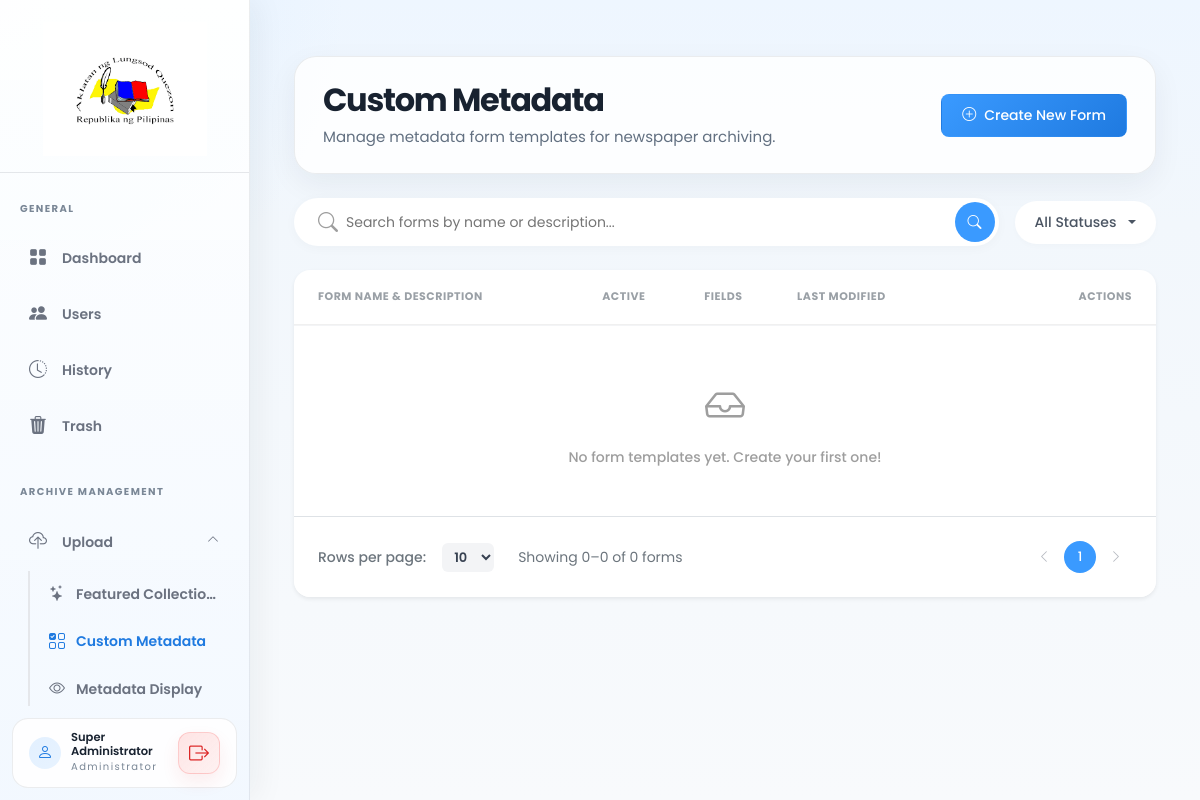
Before: /admin_pages/form-library.php (signed in) with the older database file.
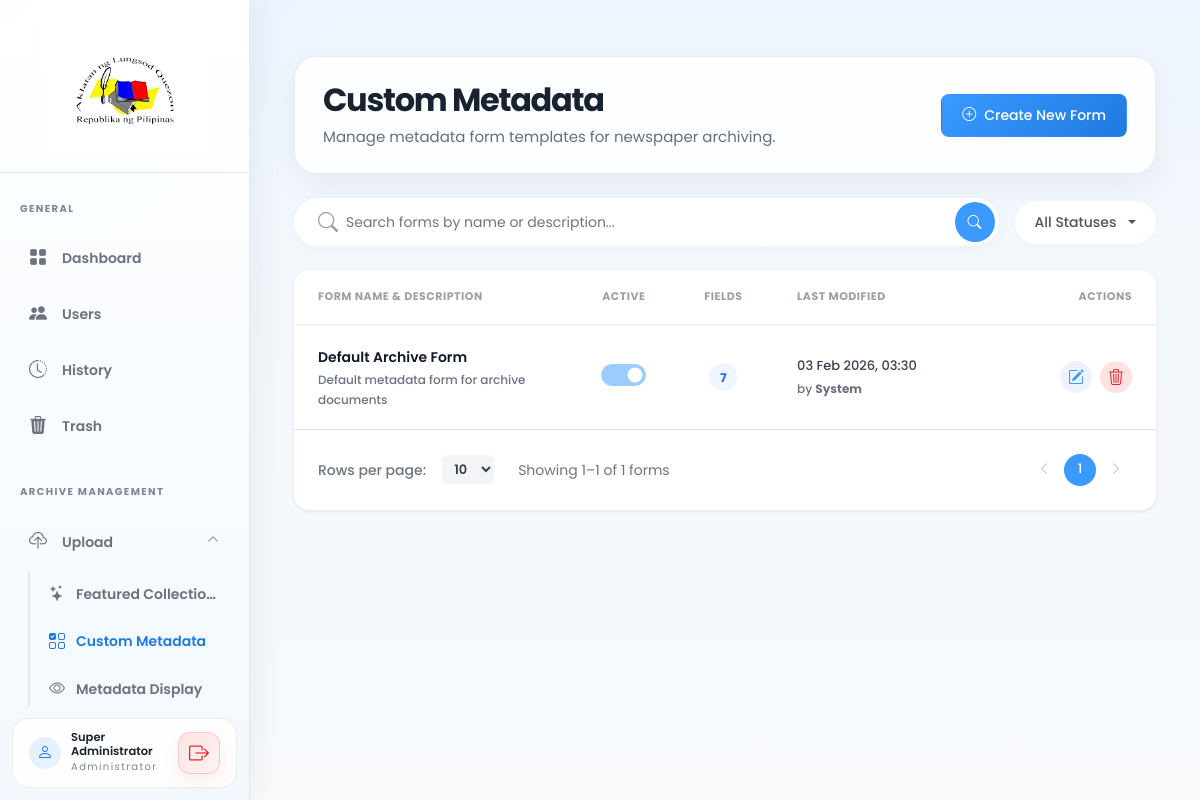
After: the same page with the newer database file.
### tables this page shows
CREATE TABLE IF NOT EXISTS form_templates (
    id INT PRIMARY KEY AUTO_INCREMENT,
    name VARCHAR(255) NOT NULL,
    description TEXT DEFAULT NULL,
    status ENUM('draft', 'active', 'archived') DEFAULT 'draft',
    is_active TINYINT(1) DEFAULT 0 COMMENT '1 = currently active template, 0 = inactive',
    modified_by INT DEFAULT NULL,
    created_at DATETIME DEFAULT CURRENT_TIMESTAMP,
    updated_at DATETIME DEFAULT CURRENT_TIMESTAMP ON UPDATE CURRENT_TIMESTAMP,
    INDEX idx_status (status),
    INDEX idx_is_active (is_active),
    CONSTRAINT fk_form_modified_by FOREIGN KEY (modified_by) REFERENCES users(id) ON DELETE SET NULL
);

### admin_pages/form-library.php (called while the page is built, shortened)
<?php
require_once __DIR__ . '/../backend/core/functions.php';
$search       = trim($_GET['search'] ?? '');
$statusFilter = $_GET['status'] ?? '';
$page         = max(1, intval($_GET['page'] ?? 1));
$limit        = max(1, intval($_GET['limit'] ?? 10));
$offset       = ($page - 1) * $limit;
$where  = '1=1';
$params = [];
$countStmt = $pdo->prepare("SELECT COUNT(*) as total FROM form_templates ft WHERE $where");
$countStmt->execute($params);
$totalForms = $countStmt->fetch()['total'];
$totalPages = max(1, ceil($totalForms / $limit));
$stmt = $pdo->prepare("
    SELECT
        ft.*,
        COUNT(ff.id)  AS field_count,
        u.username    AS modifier_username,
        u.full_name   AS modifier_full_name
    FROM form_templates ft
    LEFT JOIN form_fields ff ON ft.id = ff.form_id
    LEFT JOIN users u ON ft.modified_by = u.id
    WHERE $where
    GROUP BY ft.id
    ORDER BY ft.updated_at DESC
    LIMIT ? OFFSET ?
");
$stmt->execute(array_merge($params, [$limit, $offset]));
$formTemplates = $stmt->fetchAll();
include __DIR__ . '/../views/form-library.php';

### views/form-library.php (the view, shortened to what the changed rows need)
<?php
include __DIR__ . '/layouts/header.php';
?>
<div class="container-fluid py-4">
    <div class="page-header d-flex justify-content-between align-items-center mb-4">
        <div>
            <h1 class="page-title">Custom Metadata</h1>
        </div>
    </div>
    <div class="card border-0 shadow-sm rounded-4 overflow-hidden">
        <div class="table-responsive">
            <table class="table metadata-table mb-0 w-100" id="formTemplatesTable">
                <thead>
                    <tr>
                        <th class="ps-4" style="min-width:280px;">Form Name &amp; Description</th>
                        <th class="text-center" style="width:100px;">Active</th>
                        <th class="text-center" style="width:100px;">Fields</th>
                        <th style="width:210px;">Last Modified</th>
                        <th class="text-end pe-4" style="width:180px;">Actions</th>
                    </tr>
                </thead>
                <tbody>
                    <?php if (empty($formTemplates)): ?>
                        <tr>
                            <td colspan="6" class="text-center py-5">
                                <i class="bi bi-inbox fs-1 d-block mb-2 text-muted"></i>
                                <span class="text-muted">
                                    <?= $search || $statusFilter ? 'No forms match your filters.' : 'No form templates yet. Create your first one!' ?>
                                </span>
                            </td>
                        </tr>
                    <?php else: ?>
                        <?php foreach ($formTemplates as $template): ?>
                            <?php
                                $modifierDisplay = $template['modifier_username']
                                    ? htmlspecialchars($template['modifier_username'])
                                    : 'System';
                                $hn = htmlspecialchars($template['name']);
                                $hd = htmlspecialchars($template['description'] ?? '');
                            ?>
                            <tr class="form-template-row"
                                data-status="<?= htmlspecialchars($template['status']) ?>"
                                data-name="<?= htmlspecialchars(strtolower($template['name'])) ?>">
                                <td class="ps-4">
                                    <div class="form-name-cell"><?= $hn ?></div>
                                    <div class="form-desc-cell"><?= $hd ?: '<em>No description</em>' ?></div>
                                </td>
                                <td class="text-center">
                                    <div class="form-check form-switch d-inline-block">
                                        <input class="form-check-input set-active-toggle" type="checkbox"
                                               role="switch" data-form-id="<?= $template['id'] ?>"
                                               <?= $template['is_active'] ? 'checked disabled' : '' ?>>
                                    </div>
                                </td>
                                <td class="text-center">
                                    <span class="field-count-badge"><?= intval($template['field_count']) ?></span>
                                </td>
                                <td>
                                    <div style="font-size:13px; color:#374151; font-weight:500;">
                                        <?= date('d M Y, H:i', strtotime($template['updated_at'])) ?>
                                    </div>
                                    <div style="font-size:12px; color:#6B7280; margin-top:2px;">
                                        by <strong><?= $modifierDisplay ?></strong>
                                    </div>
                                </td>
                                <td class="text-end pe-4">
                                    <div class="d-flex align-items-center justify-content-end gap-2">
                                        <button class="action-icon-btn btn-edit-custom edit-form"
                                                data-form-id="<?= $template['id'] ?>" title="Edit">
                                            <i class="bi bi-pencil-square"></i>
                                        </button>
                                        <button class="action-icon-btn btn-delete-custom delete-form"
                                                data-form-id="<?= $template['id'] ?>" title="Delete">
                                            <i class="bi bi-trash3"></i>
                                        </button>
                                    </div>
                                </td>
                            </tr>
                        <?php endforeach; ?>
                    <?php endif; ?>
                </tbody>
            </table>
        </div>
        <div class="px-4 py-4 d-flex justify-content-between align-items-center border-top bg-white">
            <div class="d-flex align-items-center gap-3">
                <span class="text-secondary small fw-medium">Rows per page:</span>
                <select class="rows-per-page-select" id="rowsPerPage">
                    <?php foreach ([5, 10, 25] as $opt): ?>
                        <option value="<?= $opt ?>" <?= $limit == $opt ? 'selected' : '' ?>><?= $opt ?></option>
                    <?php endforeach; ?>
                </select>
                <span class="text-secondary small ms-2">
                    Showing
                    <?= $totalForms > 0 ? ($offset + 1) : 0 ?>–<?= min($offset + $limit, $totalForms) ?>
                    of <?= $totalForms ?> forms
                </span>
            </div>
            <div class="d-flex align-items-center gap-1">
                <?php
                    $buildUrl = function($p) use ($search, $statusFilter, $limit) {
                        return '?' . http_build_query(array_filter([
                            'page'   => $p,
                            'limit'  => $limit,
                            'search' => $search,
                            'status' => $statusFilter,
                        ], fn($v) => $v !== '' && $v !== null));
                    };
                    $startPage = max(1, $page - 2);
                    $endPage   = min($totalPages, $page + 2);
                ?>
                <a href="<?= $buildUrl(max(1, $page - 1)) ?>"
                   class="pagination-circle <?= $page <= 1 ? 'disabled' : '' ?>">
                    <i class="bi bi-chevron-left"></i>
                </a>
                <?php for ($i = $startPage; $i <= $endPage; $i++): ?>
                    <a href="<?= $buildUrl($i) ?>"
                       class="pagination-circle <?= $page == $i ? 'active' : '' ?>">
                        <?= $i ?>
                    </a>
                <?php endfor; ?>
                <a href="<?= $buildUrl(min($totalPages, $page + 1)) ?>"
                   class="pagination-circle <?= $page >= $totalPages ? 'disabled' : '' ?>">
                    <i class="bi bi-chevron-right"></i>
                </a>
            </div>
        </div>
    </div>
</div>
<?php include __DIR__ . '/layouts/footer.php'; ?>

Changed rows visible on the page:
added form_templates: name "Default Archive Form", description "Default metadata form for archive documents", is_active "☑", field_count "7", updated_at "03 Feb 2026, 03:30", modifierDisplay "System"
Other visible differences:
$offset + 1: (not shown) → "1"
min($offset + $limit, $totalForms): "0" → "1"
$totalForms: "0" → "1"
text no longer shown: "No form templates yet. Create your first one! 0"
